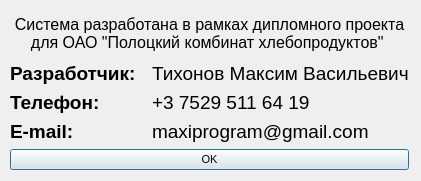
<?xml version="1.0" encoding="UTF-8"?>
<ui version="4.0">
 <class>AboutForm</class>
 <widget class="QDialog" name="AboutForm">
  <property name="geometry">
   <rect>
    <x>0</x>
    <y>0</y>
    <width>421</width>
    <height>181</height>
   </rect>
  </property>
  <property name="minimumSize">
   <size>
    <width>421</width>
    <height>181</height>
   </size>
  </property>
  <property name="maximumSize">
   <size>
    <width>421</width>
    <height>181</height>
   </size>
  </property>
  <property name="windowTitle">
   <string>О разработчике</string>
  </property>
  <widget class="QWidget" name="">
   <property name="geometry">
    <rect>
     <x>10</x>
     <y>10</y>
     <width>399</width>
     <height>160</height>
    </rect>
   </property>
   <layout class="QVBoxLayout" name="verticalLayout_3">
    <item>
     <widget class="QLabel" name="label_7">
      <property name="font">
       <font>
        <pointsize>12</pointsize>
        <weight>50</weight>
        <bold>false</bold>
       </font>
      </property>
      <property name="text">
       <string>Система разработана в рамках дипломного проекта для ОАО &quot;Полоцкий комбинат хлебопродуктов&quot; </string>
      </property>
      <property name="alignment">
       <set>Qt::AlignCenter</set>
      </property>
      <property name="wordWrap">
       <bool>true</bool>
      </property>
     </widget>
    </item>
    <item>
     <layout class="QHBoxLayout" name="horizontalLayout">
      <item>
       <layout class="QVBoxLayout" name="verticalLayout">
        <item>
         <widget class="QLabel" name="label">
          <property name="font">
           <font>
            <pointsize>14</pointsize>
            <weight>75</weight>
            <bold>true</bold>
           </font>
          </property>
          <property name="text">
           <string>Разработчик:</string>
          </property>
         </widget>
        </item>
        <item>
         <widget class="QLabel" name="label_3">
          <property name="font">
           <font>
            <pointsize>14</pointsize>
            <weight>75</weight>
            <bold>true</bold>
           </font>
          </property>
          <property name="text">
           <string>Телефон:</string>
          </property>
         </widget>
        </item>
        <item>
         <widget class="QLabel" name="label_5">
          <property name="font">
           <font>
            <pointsize>14</pointsize>
            <weight>75</weight>
            <bold>true</bold>
           </font>
          </property>
          <property name="text">
           <string>E-mail:</string>
          </property>
         </widget>
        </item>
       </layout>
      </item>
      <item>
       <layout class="QVBoxLayout" name="verticalLayout_2">
        <item>
         <widget class="QLabel" name="label_2">
          <property name="font">
           <font>
            <pointsize>14</pointsize>
            <weight>50</weight>
            <bold>false</bold>
           </font>
          </property>
          <property name="text">
           <string>Тихонов Максим Васильевич</string>
          </property>
         </widget>
        </item>
        <item>
         <widget class="QLabel" name="label_4">
          <property name="font">
           <font>
            <pointsize>14</pointsize>
            <weight>50</weight>
            <bold>false</bold>
           </font>
          </property>
          <property name="text">
           <string>+3 7529 511 64 19</string>
          </property>
         </widget>
        </item>
        <item>
         <widget class="QLabel" name="label_6">
          <property name="font">
           <font>
            <pointsize>14</pointsize>
            <weight>50</weight>
            <bold>false</bold>
           </font>
          </property>
          <property name="text">
           <string>maxiprogram@gmail.com</string>
          </property>
         </widget>
        </item>
       </layout>
      </item>
     </layout>
    </item>
    <item>
     <widget class="QPushButton" name="pushButton">
      <property name="font">
       <font>
        <pointsize>8</pointsize>
       </font>
      </property>
      <property name="text">
       <string>OK</string>
      </property>
     </widget>
    </item>
   </layout>
  </widget>
 </widget>
 <resources/>
 <connections/>
</ui>
